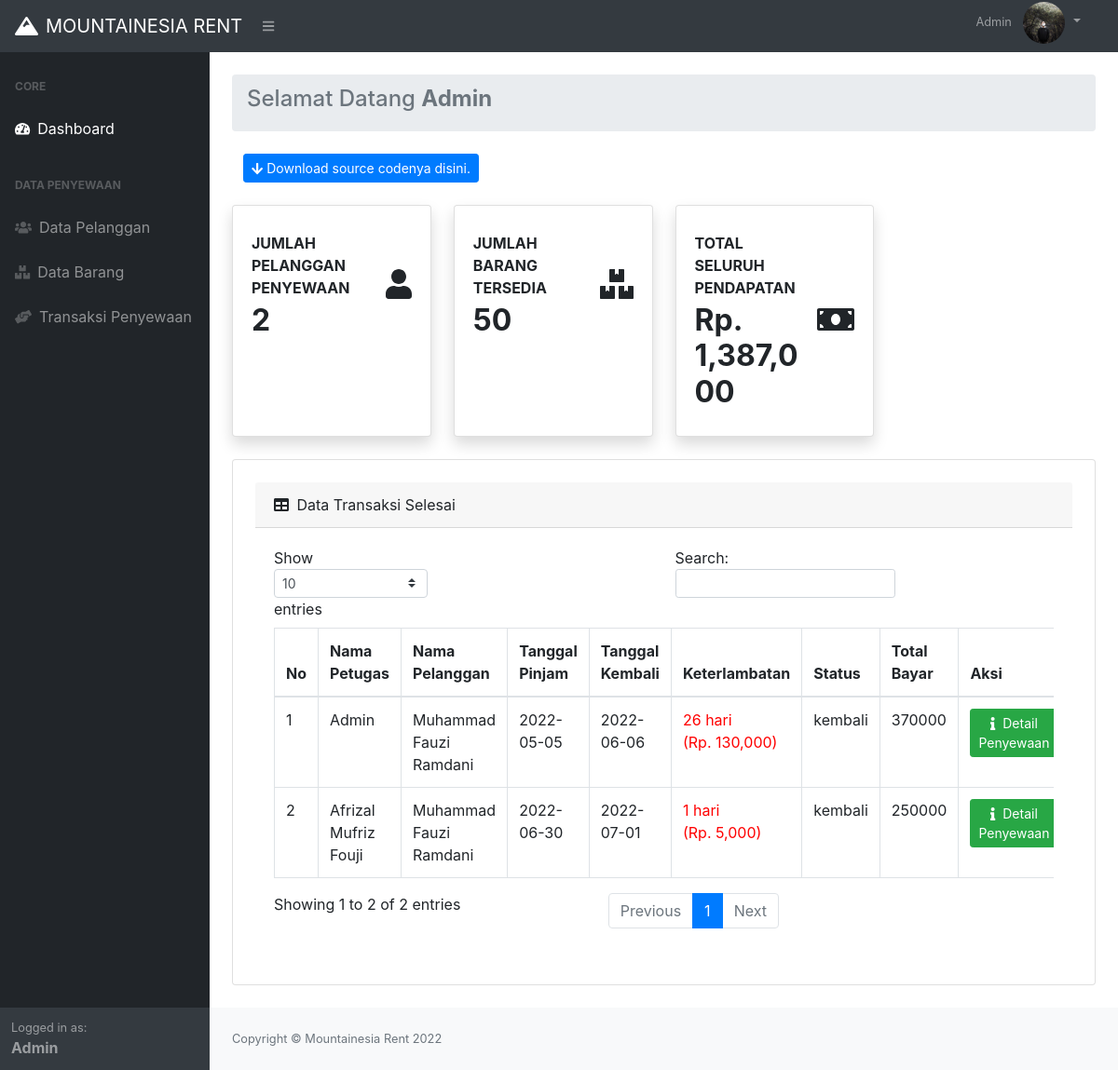
The app's page /index.php (signed in) with its own data.
### tables this page shows
CREATE TABLE `tb_penyewaan` (
  `idsewa` int(11) NOT NULL,
  `iduser` int(11) NOT NULL,
  `idpelanggan` int(11) NOT NULL,
  `tanggalsewa` date NOT NULL,
  `tanggalkembali` date NOT NULL,
  `denda` int(20) NOT NULL,
  `total` int(20) NOT NULL,
  `status` varchar(50) NOT NULL
);

CREATE TABLE `tb_user` (
  `iduser` int(11) NOT NULL,
  `username` varchar(50) NOT NULL,
  `password` varchar(255) NOT NULL,
  `nama` varchar(50) NOT NULL,
  `foto` varchar(255) NOT NULL
);

CREATE TABLE `tb_pelanggan` (
  `idpelanggan` int(11) NOT NULL,
  `nama_pelanggan` varchar(50) NOT NULL,
  `alamat` varchar(255) NOT NULL,
  `tgl_lahir` date NOT NULL,
  `jk` enum('L','P') NOT NULL
);

### config/functions.php (called while the page is built, shortened)
<?php
function terlambat($tgl_dateline, $tgl_kembali)
{
	$tgl_dateline_pecah = explode('-', $tgl_dateline);
	$tgl_dateline_pecah = $tgl_dateline_pecah[2] . '-' . $tgl_dateline_pecah[1] . '-' . $tgl_dateline_pecah[0];
	$tgl_kembali_pecah = explode('-', $tgl_kembali);
	$tgl_kembali_pecah = $tgl_kembali_pecah[2] . '-' . $tgl_kembali_pecah[1] . '-' . $tgl_kembali_pecah[0];
	$selisih = strtotime($tgl_kembali_pecah) - strtotime($tgl_dateline_pecah);
	$selisih = $selisih / 86400;
	if ($selisih >= 1) {
		$hasil_tgl = floor($selisih);
	} else {
		$hasil_tgl = 0;
	}
	return $hasil_tgl;
}

### index.php (the view, shortened to what this page needs)
<?php
require_once 'config/functions.php';
$page = @$_GET['p'];
$aksi = @$_GET['aksi'];
?>
<!DOCTYPE html>
<html lang="en">
<head>
    <link href="css/styles.css" rel="stylesheet" />
    <link href="css/profile.css" rel="stylesheet" />
</head>
<body>
    <nav class="sb-topnav navbar navbar-expand navbar-dark bg-dark">
        <a class="navbar-brand" href="index.php"><i class="fas fa-mountain mr-2"></i>MOUNTAINESIA RENT</a>
        <button class="btn btn-link btn-sm order-1 order-lg-0 ml-5" id="sidebarToggle" href="#"><i class="fas fa-bars"></i></button>
        <ul class="navbar-nav ml-auto mr-0 mr-md-3 my-2 my-md-0 pb-2">
            <li class="nav-item dropdown no-arrow">
                <a class="nav-link dropdown-toggle" href="#" id="userDropdown" role="button" data-toggle="dropdown" aria-haspopup="true" aria-expanded="false">
                    <span class="mr-2 d-none d-lg-inline text-white-600 small"><?= $_SESSION['login']['nama']; ?></span>
                    <img class="img-profile rounded-circle profil" src="<?php echo "assets/img/" . $_SESSION['login']['foto'] ?>">
                </a>
            </li>
    </nav>
    <div id="layoutSidenav">
        <div id="layoutSidenav_nav">
            <nav class="sb-sidenav accordion sb-sidenav-dark" id="sidenavAccordion">
                <div class="sb-sidenav-menu">
                    <div class="nav">
                        <div class="sb-sidenav-menu-heading">Core</div>
                        <a class="nav-link" href="index.php">
                            <div class="sb-nav-link-icon"><i class="fas fa-tachometer-alt"></i></div>
                            Dashboard
                        </a>
                        <div class="sb-sidenav-menu-heading">Data Penyewaan</div>
                        <a class="nav-link" href="?p=pelanggan">
                            <div class="sb-nav-link-icon"><i class="fas fa-users" aria-hidden="true"></i></div>
                            Data Pelanggan
                        </a>
                        <a class="nav-link" href="?p=barang">
                            <div class="sb-nav-link-icon"><i class="fas fa-boxes" aria-hidden="true"></i></div>
                            Data Barang
                        </a>
                        <a class="nav-link" href="?p=transaksi">
                            <div class="sb-nav-link-icon"><i class="fas fa-hands-helping" aria-hidden="true"></i></div>
                            Transaksi Penyewaan
                        </a>
                    </div>
                </div>
                <div class="sb-sidenav-footer">
                    <div class="small">Logged in as:</div>
                    <b><?= $_SESSION['login']['nama']; ?></b>
                </div>
            </nav>
        </div>
        <div id="layoutSidenav_content">
            <main>
                <div class="container-fluid">
                    <?php
                    if ($page == 'barang') {
                        if ($aksi == '') {
                            require_once 'page/barang/barang.php';
                        } else if ($aksi == 'tambah') {
                            require_once 'page/barang/tambah.php';
                        } else if ($aksi == 'ubah') {
                            require_once 'page/barang/ubah.php';
                        } else if ($aksi == 'hapus') {
                            require_once 'page/barang/hapus.php';
                        }
                    } else { ?>
                        <ol class="breadcrumb mb-4 mt-4">
                            <li class="breadcrumb-item active">
                                <h4>Selamat Datang <strong><?= $_SESSION['login']['nama']; ?></strong></h4>
                            </li>
                        </ol>
                        <div class="container-flud">
                            <div class="col-md-6">
                                <a href="https://github.com/aafrzl/sewaalatcamping" target="_blank" class="btn btn-primary btn-sm"><i class="fa fa-arrow-down mr-1"></i>Download source codenya disini.</a>
                            </div>
                            <div class="row">
                                <div class="col-xl-3 col-md-6 mb-4 mt-4">
                                    <div class="card border-left-primary shadow h-100 py-2">
                                        <div class="card-body">
                                            <div class="row no-gutters align-items-center">
                                                <div class="col mr-2">
                                                    <div class="text-xs font-weight-bold text-gray-600 text-uppercase mb-1">
                                                        Jumlah Pelanggan Penyewaan</div>
                                                    <div class="h2 mb-0 font-weight-bold text-gray-800">
                                                        <?php
                                                        $jumlahPelanggan = $conn->query("SELECT count(idpelanggan) FROM tb_pelanggan") or die(mysqli_error($conn));
                                                        $dataPelanggan = mysqli_fetch_row($jumlahPelanggan);
                                                        echo "$dataPelanggan[0]";
                                                        ?>
                                                    </div>
                                                </div>
                                                <div class="col-auto">
                                                    <i class="fas fa-user fa-2x text-gray-300"></i>
                                                </div>
                                            </div>
                                        </div>
                                    </div>
                                </div>
                                <div class="col-xl-3 col-md-6 mb-4 mt-4">
                                    <div class="card border-left-primary shadow h-100 py-2">
                                        <div class="card-body">
                                            <div class="row no-gutters align-items-center">
                                                <div class="col mr-2">
                                                    <div class="text-xs font-weight-bold text-gray-600 text-uppercase mb-1">
                                                        Jumlah Barang Tersedia</div>
                                                    <div class="h2 mb-0 font-weight-bold text-gray-800">
                                                        <?php
                                                        $jumlahBarang = $conn->query("SELECT count(idbarang) FROM tb_barang WHERE jumlah_barang > 0") or die(mysqli_error($conn));
                                                        $dataBarang = mysqli_fetch_row($jumlahBarang);
                                                        echo "$dataBarang[0]";
                                                        ?>
                                                    </div>
                                                </div>
                                                <div class="col-auto">
                                                    <i class="fas fa-boxes fa-2x text-gray-300"></i>
                                                </div>
                                            </div>
                                        </div>
                                    </div>
                                </div>
                                <div class="col-xl-3 col-md-6 mb-4 mt-4">
                                    <div class="card border-left-primary shadow h-100 py-2">
                                        <div class="card-body">
                                            <div class="row no-gutters align-items-center">
                                                <div class="col mr-2">
                                                    <div class="text-xs font-weight-bold text-gray-600 text-uppercase mb-1">
                                                        Total Seluruh Pendapatan</div>
                                                    <div class="h2 mb-0 font-weight-bold text-gray-800">
                                                        <?php
                                                        $total = $conn->query("SELECT SUM(total) FROM tb_penyewaan") or die(mysqli_error($conn));
                                                        $dataTotal = mysqli_fetch_row($total);
                                                        $totalPendapatanformat = number_format($dataTotal[0]);
                                                        echo "Rp. $totalPendapatanformat";
                                                        ?>
                                                    </div>
                                                </div>
                                                <div class="col-auto">
                                                    <i class="fas fa-money-bill fa-2x text-gray-300"></i>
                                                </div>
                                            </div>
                                        </div>
                                    </div>
                                </div>
                            </div>
                            <div class="card mb-4 p-4">
                                <div class="card-header">
                                    <i class="fas fa-table mr-1"></i>
                                    Data Transaksi Selesai
                                </div>
                                <div class="card-body">
                                    <div class="table-responsive">
                                        <table class="table table-bordered" id="dataTable" width="100%" cellspacing="0">
                                            <thead>
                                                <tr>
                                                    <th>No</th>
                                                    <th>Nama Petugas</th>
                                                    <th>Nama Pelanggan</th>
                                                    <th>Tanggal Pinjam</th>
                                                    <th>Tanggal Kembali</th>
                                                    <th>Keterlambatan</th>
                                                    <th>Status</th>
                                                    <th>Total Bayar</th>
                                                    <th>Aksi</th>
                                                </tr>
                                            </thead>
                                            <tbody>
                                                <?php
                                                $no = 1;
                                                $sql = $conn->query("SELECT * FROM tb_penyewaan INNER JOIN tb_pelanggan
                                                ON tb_penyewaan.idpelanggan = tb_pelanggan.idpelanggan
                                                INNER JOIN tb_user ON tb_penyewaan.iduser = tb_user.iduser
                                                WHERE status = 'kembali'
                                                ") or die(mysqli_error($conn));
                                                while ($pecah = $sql->fetch_assoc()) {
                                                ?>
                                                    <tr>
                                                        <td><?= $no++; ?></td>
                                                        <td><?= $pecah['nama']; ?></td>
                                                        <td><?= $pecah['nama_pelanggan']; ?></td>
                                                        <td><?= $pecah['tanggalsewa']; ?></td>
                                                        <td><?= $pecah['tanggalkembali']; ?></td>
                                                        <td>
                                                            <?php
                                                            $denda = 5000;
                                                            $tgl_dateline = $pecah['tanggalkembali'];
                                                            $tgl_kembali = date('Y-m-d');
                                                            $lambat = terlambat($tgl_dateline, $tgl_kembali);
                                                            $denda1 = $lambat * $denda;
                                                            ?>
                                                            <?php
                                                            if ($lambat > 0) {
                                                            ?>
                                                                <div style='color:red;'><?= $lambat ?> hari<br> (Rp. <?= number_format($denda1) ?>)</div>
                                                            <?php
                                                            } else {
                                                                echo "Tidak terlambat";
                                                            }
                                                            ?>
                                                        </td>
                                                        <td><?= $pecah['status']; ?></td>
                                                        <td><?= $pecah['total'] + $denda1; ?></td>
                                                        <td>
                                                            <a href="?p=transaksi&aksi=detail&idsewa=<?= $pecah["idsewa"]; ?>" class="btn btn-success btn-sm"><i class="fas fa-info mr-2"></i>Detail Penyewaan</a>
                                                        </td>
                                                    </tr>
                                                <?php } ?>
                                            </tbody>
                                        </table>
                                    </div>
                                </div>
                            </div>
                        </div>
                    <?php
                    }
                    ?>
                </div>
            </main>
            <footer class="py-4 bg-light mt-auto">
                <div class="container-fluid">
                    <div class="d-flex align-items-center justify-content-between small">
                        <div class="text-muted">Copyright &copy; Mountainesia Rent 2022</div>
                    </div>
                </div>
            </footer>
        </div>
    </div>
</body>
</html>

### css/profile.css (style rules this page uses)
.profil { object-fit: cover; vertical-align: middle; width: 45px; height: 45px; }

### records on screen
tb_penyewaan: iduser.nama "Admin", idpelanggan.nama_pelanggan "Muhammad Fauzi Ramdani", tanggalsewa "2022-05-05", tanggalkembali "2022-06-06", tanggalkembali "26", tanggalkembali "130,000", status "kembali", $pecah['total'] + $denda1 "370000"
tb_penyewaan: iduser.nama "Afrizal Mufriz Fouji", idpelanggan.nama_pelanggan "Muhammad Fauzi Ramdani", tanggalsewa "2022-06-30", tanggalkembali "2022-07-01", tanggalkembali "1", tanggalkembali "5,000", status "kembali", $pecah['total'] + $denda1 "250000"

### other values on screen
$_SESSION['login']['nama'] "Admin"
$dataPelanggan[0] "2"
$dataBarang[0] "50"
$totalPendapatanformat "1,387,000"
